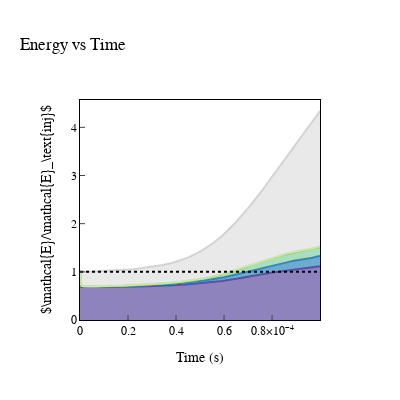

Here is the notebook cell this chart was saved with:
### Code cell
inj_energy_final = data['work'][-1]+data['ekin'][0]+data['epot'][0]
ekin = (data['ekin']) / inj_energy_final
epot = (data['epot']+data['ekin']) / inj_energy_final
erev = (data['erev']+data['epot']+data['ekin']) / inj_energy_final
econ = (data['econ']+data['erev']+data['epot']+data['ekin']) / inj_energy_final
edis = (data['edis']+data['econ']+data['erev']+data['epot']+data['ekin']) / inj_energy_final

einj = (data['work']+data['ekin'][0]+data['epot'][0]) / inj_energy_final


fig = go.Figure()

fig.add_trace(go.Scatter(x=data['time'], y=ekin, mode='lines', name=r"$\mathcal{K}$", fill='tozeroy', line=dict(color=colors[0]), fillcolor=fillcolors[0]))
fig.add_trace(go.Scatter(x=data['time'], y=epot, mode='lines', name=r"$\mathcal{U}$", fill='tonexty', line=dict(color=colors[1]), fillcolor=fillcolors[1]))
fig.add_trace(go.Scatter(x=data['time'], y=erev, mode='lines', name=r"$\mathcal{R}$", fill='tonexty', line=dict(color=colors[2]), fillcolor=fillcolors[2]))
fig.add_trace(go.Scatter(x=data['time'], y=econ, mode='lines', name=r"$\mathcal{C}$", fill='tonexty', line=dict(color=colors[3]), fillcolor=fillcolors[3]))
fig.add_trace(go.Scatter(x=data['time'], y=edis, mode='lines', name=r"$\mathcal{G}$", fill='tonexty', line=dict(color='lightgrey')))#, fillpattern=dict(shape='x')))
fig.add_trace(go.Scatter(x=data['time'], y=einj, mode='lines', name=r"$\mathcal{W}_\text{ext} + \mathcal{E}_0$", line=dict(dash='dot', color='black', width=2)))


fig.update_layout(
    title='Energy vs Time',
    xaxis_title='Time (s)',
    yaxis_title=r"$\mathcal{E}/\mathcal{E}_\text{inj}$",
    xaxis=dict(
        showgrid=False,
        showline=True,
        linewidth=1,
        linecolor='black',
        mirror=True,
        zeroline=False,
        ticks='inside',
        exponentformat='power',
        showexponent='last',
        tickfont=dict(size=12),
        #range=[0, 1e-4],
        dtick=2e-5,
    ),
    yaxis=dict(
        showgrid=False,
        showline=True,
        linewidth=1,
        linecolor='black',
        mirror=True,
        zeroline=False,
        ticks='inside',
        exponentformat='power',
        tickfont=dict(size=12),
        #range=[0, 2],  
    ),
    font=dict(
        family="Latin-Modern",
        size=12,
        color="Black"
    ),
    legend=dict(
        x=0.97,              # position from the left (0 to 1)
        y=0.35,              # position from the bottom (0 to 1)
        bgcolor='rgba(255, 255, 255, 0.8)',  # white with 80% opacity
        bordercolor='black',
        borderwidth=1,
        orientation='h',   
        xanchor='right',
        yanchor='top',
    ),
    width=400, 
    height=400,
    showlegend=False,
    template="plotly_white")

fig.show()
#fig.write_image("../output/plots/paper/energy_vs_time_unstable_t04.pdf", width=400, height=400)

### Figure 1 — Plotly figure (JSON) as saved in the notebook; plotly's stock layout.template omitted (floating-point values rounded to 4 significant figures; data arrays with more than 128 entries replaced by an {"elided": "..."} marker saying what was removed)
{"data": [{"fill": "tozeroy", "fillcolor": "rgba(94, 79, 162,0.7)", "line": {"color": "rgb(94, 79, 162)"}, "mode": "lines", "name": "$\\mathcal{K}$", "type": "scatter", "x": {"elided": "2002 float values"}, "y": {"elided": "2002 float values"}}, {"fill": "tonexty", "fillcolor": "rgba(50, 136, 189,0.7)", "line": {"color": "rgb(50, 136, 189)"}, "mode": "lines", "name": "$\\mathcal{U}$", "type": "scatter", "x": {"elided": "2002 float values"}, "y": {"elided": "2002 float values"}}, {"fill": "tonexty", "fillcolor": "rgba(136, 208, 164,0.7)", "line": {"color": "rgb(136, 208, 164)"}, "mode": "lines", "name": "$\\mathcal{R}$", "type": "scatter", "x": {"elided": "2002 float values"}, "y": {"elided": "2002 float values"}}, {"fill": "tonexty", "fillcolor": "rgba(200, 233, 158,0.7)", "line": {"color": "rgb(200, 233, 158)"}, "mode": "lines", "name": "$\\mathcal{C}$", "type": "scatter", "x": {"elided": "2002 float values"}, "y": {"elided": "2002 float values"}}, {"fill": "tonexty", "line": {"color": "lightgrey"}, "mode": "lines", "name": "$\\mathcal{G}$", "type": "scatter", "x": {"elided": "2002 float values"}, "y": {"elided": "2002 float values"}}, {"line": {"color": "black", "dash": "dot", "width": 2}, "mode": "lines", "name": "$\\mathcal{W}_\\text{ext} + \\mathcal{E}_0$", "type": "scatter", "x": {"elided": "2002 float values"}, "y": {"elided": "2002 int values"}}], "layout": {"font": {"color": "Black", "family": "Latin-Modern", "size": 12}, "height": 400, "legend": {"bgcolor": "rgba(255, 255, 255, 0.8)", "bordercolor": "black", "borderwidth": 1, "orientation": "h", "x": 0.97, "xanchor": "right", "y": 0.35, "yanchor": "top"}, "showlegend": false, "title": {"text": "Energy vs Time"}, "width": 400, "xaxis": {"dtick": 2e-05, "exponentformat": "power", "linecolor": "black", "linewidth": 1, "mirror": true, "showexponent": "last", "showgrid": false, "showline": true, "tickfont": {"size": 12}, "ticks": "inside", "title": {"text": "Time (s)"}, "zeroline": false}, "yaxis": {"exponentformat": "power", "linecolor": "black", "linewidth": 1, "mirror": true, "showgrid": false, "showline": true, "tickfont": {"size": 12}, "ticks": "inside", "title": {"text": "$\\mathcal{E}/\\mathcal{E}_\\text{inj}$"}, "zeroline": false}}}
